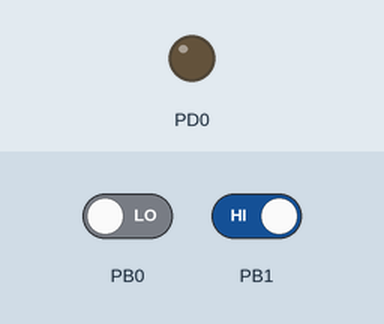
Bench run of a program on a simulated ATmega328P, built with avr-gcc and emulated at 16 MHz. Shown: output pins drawn as LEDs (lit = HIGH). Inputs (shaded band) come from the test bench; at power-on: PB0 LOW, PB1 HIGH.

Above: at 1.2 s.
1.3 s: PB0 driven HIGH and PB1 driven LOW
At 2.5 s:
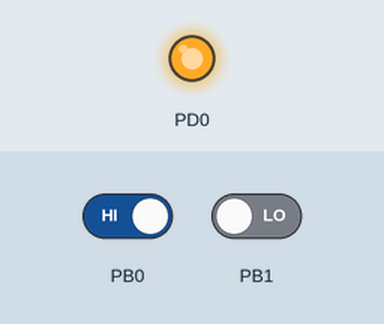
2.8 s: PB0 driven LOW
At 3.9 s:
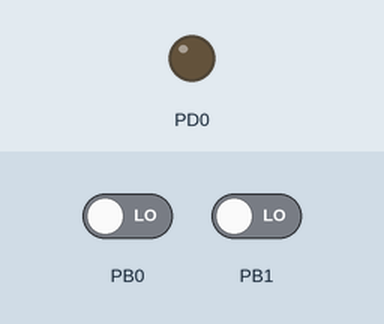
4.3 s: PB0 driven HIGH
At 5.0 s:
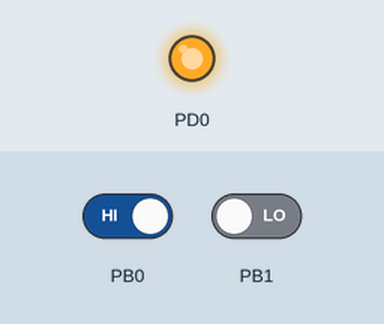
Timing chart, 0 to 7.3 s (numbered marks = the images above; inputs shaded):
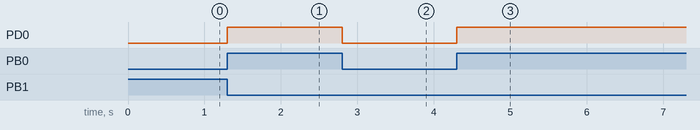

Measured:
- after the input at 1.3 s, PD0: LOW → HIGH at once
- after the input at 2.8 s, PD0: HIGH → LOW at once
- after the input at 4.3 s, PD0: LOW → HIGH at once

The program:

main.c
```c
/*
 * DC MOTOR CONTROL.c
 *
 * Created: 11/20/2025 9:01:29 PM
 * Author : Admin
 */
#define F_CPU 16000000UL
#include <avr/io.h>
 void CW ()
 {
PORTD|=(1<<PD0);
PORTD&=~(1<<PD1);
 }
 void CCW ()
 {
	 PORTD&=~(1<<PD0);
	 PORTD|=(1<<PD1);
 }
  void STOP ()
  {
	  PORTD&=~(1<<PD0);
	  PORTD&=~(1<<PD1);
  }


int main(void)
{
DDRB&=~((1<<DDB0)|(1<DDB1));//CONFIG PIN B0,B1 AS INPUT
DDRD|=(1<<DDD0)|(1<DDD1);//CONFG PIN D0,D1  AS OUTPUT


    /* Replace with your application code */
    while (1)
	 {
		if((PINB&(1<<PB0))&&!(PINB&(1<<PB1)))
		{
			CW();
		}
		else if ((PINB&(1<<PB1))&&!(PINB&(1<<PB0)))
		{
			CCW();
		}

		else
		{
			STOP () ;
		}
		}

			   }
```
